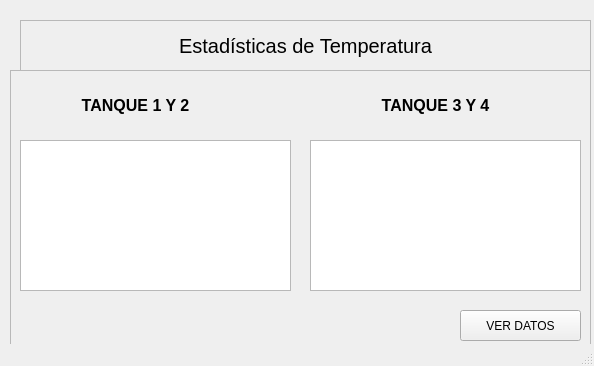
<?xml version="1.0" encoding="UTF-8"?>
<ui version="4.0">
 <class>Estadisticas</class>
 <widget class="QMainWindow" name="Estadisticas">
  <property name="geometry">
   <rect>
    <x>0</x>
    <y>0</y>
    <width>594</width>
    <height>366</height>
   </rect>
  </property>
  <property name="windowTitle">
   <string>MainWindow</string>
  </property>
  <widget class="QWidget" name="centralwidget">
   <widget class="QFrame" name="frame">
    <property name="geometry">
     <rect>
      <x>20</x>
      <y>20</y>
      <width>571</width>
      <height>51</height>
     </rect>
    </property>
    <property name="frameShape">
     <enum>QFrame::StyledPanel</enum>
    </property>
    <property name="frameShadow">
     <enum>QFrame::Raised</enum>
    </property>
    <widget class="QLabel" name="label">
     <property name="geometry">
      <rect>
       <x>70</x>
       <y>0</y>
       <width>431</width>
       <height>51</height>
      </rect>
     </property>
     <property name="maximumSize">
      <size>
       <width>16777215</width>
       <height>16777215</height>
      </size>
     </property>
     <property name="font">
      <font>
       <pointsize>15</pointsize>
       <weight>50</weight>
       <bold>false</bold>
      </font>
     </property>
     <property name="text">
      <string>Estadísticas de Temperatura</string>
     </property>
     <property name="textFormat">
      <enum>Qt::AutoText</enum>
     </property>
     <property name="alignment">
      <set>Qt::AlignCenter</set>
     </property>
     <property name="wordWrap">
      <bool>false</bool>
     </property>
    </widget>
   </widget>
   <widget class="QFrame" name="frame_2">
    <property name="geometry">
     <rect>
      <x>10</x>
      <y>70</y>
      <width>581</width>
      <height>281</height>
     </rect>
    </property>
    <property name="frameShape">
     <enum>QFrame::StyledPanel</enum>
    </property>
    <property name="frameShadow">
     <enum>QFrame::Raised</enum>
    </property>
    <widget class="QLabel" name="label_2">
     <property name="geometry">
      <rect>
       <x>30</x>
       <y>20</y>
       <width>191</width>
       <height>31</height>
      </rect>
     </property>
     <property name="font">
      <font>
       <pointsize>12</pointsize>
       <weight>75</weight>
       <bold>true</bold>
      </font>
     </property>
     <property name="text">
      <string>TANQUE 1 Y 2</string>
     </property>
     <property name="alignment">
      <set>Qt::AlignCenter</set>
     </property>
    </widget>
    <widget class="QLabel" name="label_3">
     <property name="geometry">
      <rect>
       <x>330</x>
       <y>20</y>
       <width>191</width>
       <height>31</height>
      </rect>
     </property>
     <property name="font">
      <font>
       <pointsize>12</pointsize>
       <weight>75</weight>
       <bold>true</bold>
      </font>
     </property>
     <property name="text">
      <string>TANQUE 3 Y 4</string>
     </property>
     <property name="alignment">
      <set>Qt::AlignCenter</set>
     </property>
    </widget>
    <widget class="QGraphicsView" name="gr_tan1">
     <property name="geometry">
      <rect>
       <x>10</x>
       <y>70</y>
       <width>271</width>
       <height>151</height>
      </rect>
     </property>
    </widget>
    <widget class="QGraphicsView" name="gr_tan2">
     <property name="geometry">
      <rect>
       <x>300</x>
       <y>70</y>
       <width>271</width>
       <height>151</height>
      </rect>
     </property>
    </widget>
    <widget class="QPushButton" name="bt_datos">
     <property name="geometry">
      <rect>
       <x>450</x>
       <y>240</y>
       <width>121</width>
       <height>31</height>
      </rect>
     </property>
     <property name="text">
      <string>VER DATOS</string>
     </property>
    </widget>
   </widget>
  </widget>
  <widget class="QStatusBar" name="statusbar"/>
 </widget>
 <resources/>
 <connections/>
</ui>
